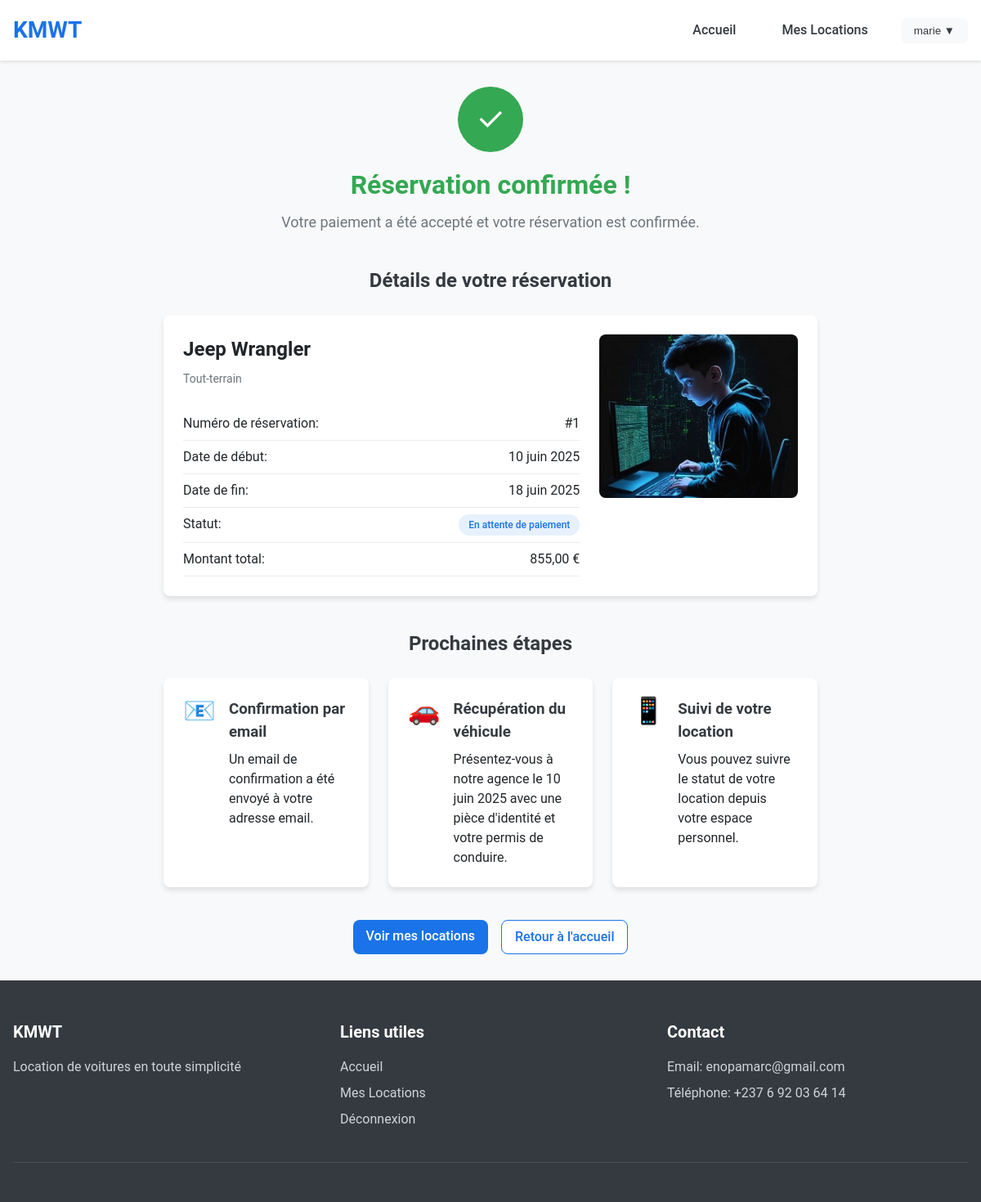
Page /confirmation/1/ (signed in) on the committed database.
### rental/models.py (models this page shows, shortened)
class Location(models.Model):
    class StatutLocation(models.TextChoices):
        EN_ATTENTE = 'AT', _('En attente de paiement')
        EN_COURS = 'EC', _('En cours')
        TERMINE = 'TR', _('Terminé')
        ANNULE = 'AN', _('Annulé')
    utilisateur = models.ForeignKey(User, on_delete=models.CASCADE, related_name='locations', verbose_name="Utilisateur")
    voiture = models.ForeignKey(Voiture, on_delete=models.CASCADE, related_name='locations', verbose_name="Voiture")
    date_debut = models.DateField(verbose_name="Date de début")
    date_fin = models.DateField(verbose_name="Date de fin")
    statut = models.CharField(
        max_length=2,
        choices=StatutLocation.choices,
        default=StatutLocation.EN_ATTENTE,
        verbose_name="Statut"
    )
    date_creation = models.DateTimeField(auto_now_add=True, verbose_name="Date de création")
    paiement_id = models.CharField(max_length=100, blank=True, null=True, verbose_name="ID de paiement")
    montant_total = models.DecimalField(max_digits=8, decimal_places=2, verbose_name="Montant total (€)")
    class Meta:
        verbose_name = "Location"
        verbose_name_plural = "Locations"
        ordering = ['-date_creation']

class Voiture(models.Model):
    class TypeVoiture(models.TextChoices):
        TOUT_TERRAIN = 'TT', _('Tout-terrain')
        FAMILIALE = 'FM', _('Familiale')
    type = models.CharField(
        max_length=2,
        choices=TypeVoiture.choices,
        default=TypeVoiture.FAMILIALE,
        verbose_name="Type de véhicule"
    )
    marque = models.CharField(max_length=100, verbose_name="Marque")
    modele = models.CharField(max_length=100, verbose_name="Modèle")
    annee = models.IntegerField(verbose_name="Année")
    disponible = models.BooleanField(default=True, verbose_name="Disponible")
    prix_journalier = models.DecimalField(max_digits=6, decimal_places=2, verbose_name="Prix journalier (€)")
    image = models.ImageField(upload_to='voitures/', null=True, blank=True, verbose_name="Image")
    description = models.TextField(blank=True, verbose_name="Description")
    def __str__(self):
        return f"{self.marque} {self.modele} ({self.annee})"
    class Meta:
        verbose_name = "Voiture"
        verbose_name_plural = "Voitures"

### rental/views.py (the view)
# urls.py: path('confirmation/<int:location_id>/', views.confirmation, name='confirmation'),
@login_required
def confirmation(request, location_id):
    location = get_object_or_404(Location, pk=location_id, utilisateur=request.user)
    return render(request, 'rental/confirmation.html', {
        'location': location,
    })

### templates/rental/confirmation.html (shortened to what this page needs)
{% extends 'base.html' %}
{% block content %}
<div class="container">
    <div class="confirmation-page">
        <div class="confirmation-header">
            <div class="success-icon">✓</div>
            <h1>Réservation confirmée !</h1>
            <p>Votre paiement a été accepté et votre réservation est confirmée.</p>
        </div>
        <div class="confirmation-details">
            <h2>Détails de votre réservation</h2>
            <div class="confirmation-card">
                <div class="car-info">
                    <h3>{{ location.voiture.marque }} {{ location.voiture.modele }}</h3>
                    <p class="car-type">{{ location.voiture.get_type_display }}</p>
                    <div class="reservation-info">
                        <div class="info-row">
                            <span>Numéro de réservation:</span>
                            <span>#{{ location.id }}</span>
                        </div>
                        <div class="info-row">
                            <span>Date de début:</span>
                            <span>{{ location.date_debut }}</span>
                        </div>
                        <div class="info-row">
                            <span>Date de fin:</span>
                            <span>{{ location.date_fin }}</span>
                        </div>
                        <div class="info-row">
                            <span>Statut:</span>
                            <span class="status-badge">{{ location.get_statut_display }}</span>
                        </div>
                        <div class="info-row">
                            <span>Montant total:</span>
                            <span>{{ location.montant_total }} €</span>
                        </div>
                    </div>
                </div>
                <div class="car-image">
                    {% if location.voiture.image %}
                        <img src="{{ location.voiture.image.url }}" alt="{{ location.voiture }}">
                    {% else %}
                        <img src="https://images.pexels.com/photos/170811/pexels-photo-170811.jpeg" alt="{{ location.voiture }}">
                    {% endif %}
                </div>
            </div>
        </div>
        <div class="next-steps">
            <h2>Prochaines étapes</h2>
            <div class="steps-container">
                <div class="step">
                    <div class="step-icon">📧</div>
                    <div class="step-content">
                        <h3>Confirmation par email</h3>
                        <p>Un email de confirmation a été envoyé à votre adresse email.</p>
                    </div>
                </div>
                <div class="step">
                    <div class="step-icon">🚗</div>
                    <div class="step-content">
                        <h3>Récupération du véhicule</h3>
                        <p>Présentez-vous à notre agence le {{ location.date_debut }} avec une pièce d'identité et votre permis de conduire.</p>
                    </div>
                </div>
                <div class="step">
                    <div class="step-icon">📱</div>
                    <div class="step-content">
                        <h3>Suivi de votre location</h3>
                        <p>Vous pouvez suivre le statut de votre location depuis votre espace personnel.</p>
                    </div>
                </div>
            </div>
        </div>
        <div class="confirmation-actions">
            <a href="{% url 'mes_locations' %}" class="btn-primary">Voir mes locations</a>
            <a href="{% url 'home' %}" class="btn-secondary">Retour à l'accueil</a>
        </div>
    </div>
</div>
{% endblock %}

### templates/base.html (shortened to what this page needs)
<!DOCTYPE html>
<html lang="fr">
<head>
    <link rel="stylesheet" href="/static/css/styles.css">
</head>
<body>
    <header>
        <div class="container">
            <div class="logo">
                <a href="{% url 'home' %}">
                    <h1>KMWT</h1>
                </a>
            </div>
            <nav>
                <ul>
                    <li><a href="{% url 'home' %}">Accueil</a></li>
                    {% if user.is_authenticated %}
                        <li><a href="{% url 'mes_locations' %}">Mes Locations</a></li>
                        <li>
                            <div class="dropdown">
                                <button class="dropbtn">{{ user.username }} ▼</button>
                            </div>
                        </li>
                    {% else %}
                        <li><a href="{% url 'login' %}">Connexion</a></li>
                        <li><a href="{% url 'inscription' %}" class="btn-primary">Inscription</a></li>
                    {% endif %}
                </ul>
            </nav>
        </div>
    </header>
    <main>
        {% block content %}{% endblock %}
    </main>
    <footer>
        <div class="container">
            <div class="footer-content">
                <div class="footer-section">
                    <h3>KMWT</h3>
                    <p>Location de voitures en toute simplicité</p>
                </div>
                <div class="footer-section">
                    <h3>Liens utiles</h3>
                    <ul>
                        <li><a href="{% url 'home' %}">Accueil</a></li>
                        {% if user.is_authenticated %}
                            <li><a href="{% url 'mes_locations' %}">Mes Locations</a></li>
                            <li><a href="{% url 'logout' %}">Déconnexion</a></li>
                        {% else %}
                            <li><a href="{% url 'login' %}">Connexion</a></li>
                            <li><a href="{% url 'inscription' %}">Inscription</a></li>
                        {% endif %}
                    </ul>
                </div>
                <div class="footer-section">
                    <h3>Contact</h3>
                    <p>Email: enopamarc@gmail.com</p>
                    <p>Téléphone: +237 6 92 03 64 14</p>
                </div>
            </div>
            <div class="footer-bottom">
            </div>
        </div>
    </footer>
</body>
</html>

### rows in the picture
Location: voiture.marque "Jeep", voiture.modele "Wrangler", voiture.type "Tout-terrain", id "1", date_debut "10 juin 2025", date_fin "18 juin 2025", statut "En attente de paiement", montant_total "855,00", voiture.image (picture)

### other values in the picture
{{ user.username }} "marie"
